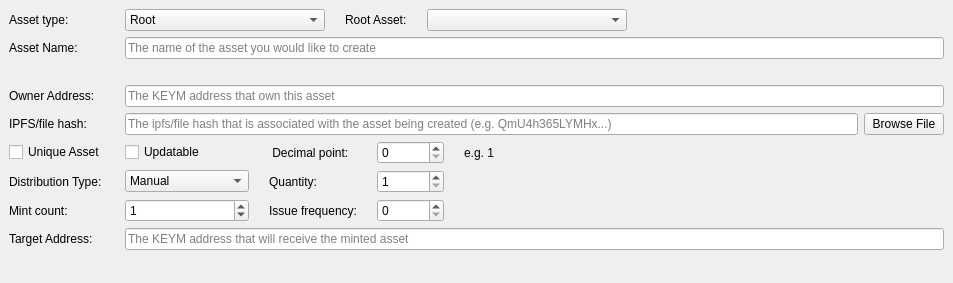
     <widget class="QWidget" name="scrollAreaWidgetContents">
      <property name="geometry">
       <rect>
        <x>0</x>
        <y>0</y>
        <width>953</width>
        <height>283</height>
       </rect>
      </property>
      <layout class="QVBoxLayout" name="verticalLayout_7" stretch="0,1">
       <property name="leftMargin">
        <number>0</number>
       </property>
       <property name="topMargin">
        <number>0</number>
       </property>
       <property name="rightMargin">
        <number>0</number>
       </property>
       <property name="bottomMargin">
        <number>0</number>
       </property>
       <item>
        <widget class="QFrame" name="frameAssetData">
         <property name="enabled">
          <bool>true</bool>
         </property>
         <property name="sizePolicy">
          <sizepolicy hsizetype="Expanding" vsizetype="Expanding">
           <horstretch>0</horstretch>
           <verstretch>0</verstretch>
          </sizepolicy>
         </property>
         <property name="frameShape">
          <enum>QFrame::NoFrame</enum>
         </property>
         <layout class="QGridLayout" name="gridLayout_2">
          <item row="15" column="0">
           <widget class="QLabel" name="targetLabel">
            <property name="toolTip">
             <string>&lt;html&gt;&lt;head/&gt;&lt;body&gt;&lt;p&gt;The KEYM address that will receive the minted asset&lt;/p&gt;&lt;/body&gt;&lt;/html&gt;</string>
            </property>
            <property name="text">
             <string>Target Address:</string>
            </property>
           </widget>
          </item>
          <item row="4" column="0">
           <widget class="QLabel" name="addressLabel">
            <property name="toolTip">
             <string>&lt;html&gt;&lt;head/&gt;&lt;body&gt;&lt;p&gt;KEYM address that will own this asset&lt;/p&gt;&lt;/body&gt;&lt;/html&gt;</string>
            </property>
            <property name="text">
             <string>Owner Address:</string>
            </property>
           </widget>
          </item>
          <item row="15" column="2">
           <layout class="QHBoxLayout" name="horizontalLayout_13">
            <item>
             <widget class="QValidatedLineEdit" name="targetaddressText">
              <property name="toolTip">
               <string>&lt;html&gt;&lt;head/&gt;&lt;body&gt;&lt;p&gt;The KEYM address that will receive the minted asset&lt;/p&gt;&lt;/body&gt;&lt;/html&gt;</string>
              </property>
              <property name="placeholderText">
               <string>The KEYM address that will receive the minted asset</string>
              </property>
             </widget>
            </item>
           </layout>
          </item>
          <item row="7" column="0">
           <widget class="QLabel" name="ipfsLabel">
            <property name="toolTip">
             <string>&lt;html&gt;&lt;head/&gt;&lt;body&gt;&lt;p&gt;[Optional] The ipfs/file hash that contains information about the asset&lt;/p&gt;&lt;/body&gt;&lt;/html&gt;</string>
            </property>
            <property name="text">
             <string>IPFS/file hash:</string>
            </property>
           </widget>
          </item>
          <item row="7" column="2">
           <layout class="QHBoxLayout" name="horizontalLayout_6">
            <item>
             <widget class="QValidatedLineEdit" name="ipfsText">
              <property name="toolTip">
               <string>&lt;html&gt;&lt;head/&gt;&lt;body&gt;&lt;p&gt;[Optional] The ipfs/file hash that contains information about the asset&lt;/p&gt;&lt;/body&gt;&lt;/html&gt;</string>
              </property>
              <property name="maxLength">
               <number>128</number>
              </property>
              <property name="placeholderText">
               <string>The ipfs/file hash that is associated with the asset being created (e.g. QmU4h365LYMHx...)</string>
              </property>
             </widget>
            </item>
            <item>
             <widget class="QPushButton" name="openIpfsButton">
              <property name="text">
               <string>Browse File</string>
              </property>
             </widget>
            </item>
           </layout>
          </item>
          <item row="1" column="2">
           <layout class="QHBoxLayout" name="horizontalLayout">
            <item>
             <widget class="QValidatedLineEdit" name="assetnameText">
              <property name="toolTip">
               <string>&lt;html&gt;&lt;head/&gt;&lt;body&gt;&lt;p&gt;a-z A-Z 0-9 and space&lt;/p&gt;&lt;/body&gt;&lt;/html&gt;</string>
              </property>
              <property name="maxLength">
               <number>128</number>
              </property>
              <property name="placeholderText">
               <string>The name of the asset you would like to create</string>
              </property>
             </widget>
            </item>
           </layout>
          </item>
          <item row="4" column="2">
           <layout class="QHBoxLayout" name="horizontalLayout_10">
            <item>
             <widget class="QValidatedLineEdit" name="owneraddressText">
              <property name="toolTip">
               <string>&lt;html&gt;&lt;head/&gt;&lt;body&gt;&lt;p&gt;KEYM address that will own this asset&lt;/p&gt;&lt;/body&gt;&lt;/html&gt;</string>
              </property>
              <property name="text">
               <string/>
              </property>
              <property name="placeholderText">
               <string>The KEYM address that own this asset</string>
              </property>
             </widget>
            </item>
           </layout>
          </item>
          <item row="1" column="0">
           <widget class="QLabel" name="assetNameLabel">
            <property name="text">
             <string>Asset Name:</string>
            </property>
           </widget>
          </item>
          <item row="11" column="0">
           <layout class="QGridLayout" name="gridLayout_3">
            <item row="1" column="0">
             <layout class="QHBoxLayout" name="horizontalLayout_2">
              <item>
               <widget class="QCheckBox" name="uniqueBox">
                <property name="toolTip">
                 <string>&lt;html&gt;&lt;head/&gt;&lt;body&gt;&lt;p&gt;Make this asset unique also known as NFT&lt;/p&gt;&lt;/body&gt;&lt;/html&gt;</string>
                </property>
                <property name="text">
                 <string>Unique Asset</string>
                </property>
               </widget>
              </item>
              <item>
               <widget class="QLabel" name="label">
                <property name="text">
                 <string/>
                </property>
               </widget>
              </item>
             </layout>
            </item>
            <item row="2" column="0">
             <widget class="QLabel" name="typeLabel">
              <property name="text">
               <string>Distribution Type:</string>
              </property>
              <property name="margin">
               <number>0</number>
              </property>
             </widget>
            </item>
            <item row="3" column="0">
             <widget class="QLabel" name="mintLabel">
              <property name="text">
               <string>Mint count:</string>
              </property>
             </widget>
            </item>
           </layout>
          </item>
          <item row="11" column="2">
           <layout class="QGridLayout" name="gridLayout">
            <property name="rightMargin">
             <number>0</number>
            </property>
            <property name="horizontalSpacing">
             <number>20</number>
            </property>
            <item row="1" column="2">
             <widget class="QDoubleSpinBox" name="quantitySpinBox">
              <property name="toolTip">
               <string>The number of assets that will be created</string>
              </property>
              <property name="decimals">
               <number>0</number>
              </property>
              <property name="minimum">
               <double>1.000000000000000</double>
              </property>
              <property name="maximum">
               <double>21000000000.000000000000000</double>
              </property>
              <property name="value">
               <double>1.000000000000000</double>
              </property>
             </widget>
            </item>
            <item row="0" column="0">
             <widget class="QCheckBox" name="updatableBox">
              <property name="toolTip">
               <string>&lt;html&gt;&lt;head/&gt;&lt;body&gt;&lt;p&gt;If the owner of this asset will be able to update the asset in the future&lt;/p&gt;&lt;/body&gt;&lt;/html&gt;</string>
              </property>
              <property name="text">
               <string>Updatable</string>
              </property>
             </widget>
            </item>
            <item row="1" column="1">
             <widget class="QLabel" name="quantityLabel">
              <property name="text">
               <string>Quantity:</string>
              </property>
             </widget>
            </item>
            <item row="0" column="1">
             <widget class="QLabel" name="unitsLabel">
              <property name="text">
               <string> Decimal point:</string>
              </property>
             </widget>
            </item>
            <item row="0" column="2">
             <widget class="QSpinBox" name="unitBox">
              <property name="toolTip">
               <string>How divisble the assets will be (e.g. 8 = 1.00000000, 2 = 1.00)</string>
              </property>
              <property name="maximum">
               <number>8</number>
              </property>
             </widget>
            </item>
            <item row="0" column="3">
             <widget class="QLabel" name="unitExampleLabel">
              <property name="text">
               <string>e.g. 1</string>
              </property>
             </widget>
            </item>
            <item row="1" column="0">
             <widget class="QComboBox" name="distributionBox">
              <item>
               <property name="text">
                <string>Manual</string>
               </property>
              </item>
              <item>
               <property name="text">
                <string>Coinbase</string>
               </property>
              </item>
              <item>
               <property name="text">
                <string>schedule</string>
               </property>
              </item>
              <item>
               <property name="text">
                <string>Addresss</string>
               </property>
              </item>
             </widget>
            </item>
            <item row="1" column="3">
             <spacer name="horizontalSpacer_2">
              <property name="orientation">
               <enum>Qt::Horizontal</enum>
              </property>
              <property name="sizeHint" stdset="0">
               <size>
                <width>40</width>
                <height>20</height>
               </size>
              </property>
             </spacer>
            </item>
            <item row="2" column="0">
             <widget class="QSpinBox" name="maxmintSpinBox">
              <property name="minimumSize">
               <size>
                <width>124</width>
                <height>0</height>
               </size>
              </property>
              <property name="toolTip">
               <string>&lt;html&gt;&lt;head/&gt;&lt;body&gt;&lt;p&gt;Number of times this asset can be minted&lt;/p&gt;&lt;/body&gt;&lt;/html&gt;</string>
              </property>
              <property name="maximum">
               <number>65535</number>
              </property>
              <property name="value">
               <number>1</number>
              </property>
             </widget>
            </item>
            <item row="2" column="1">
             <widget class="QLabel" name="IssueFrequencyLabel">
              <property name="text">
               <string>Issue frequency:</string>
              </property>
             </widget>
            </item>
            <item row="2" column="2">
             <widget class="QSpinBox" name="IssueFrequencyBox">
              <property name="toolTip">
               <string>&lt;html&gt;&lt;head/&gt;&lt;body&gt;&lt;p&gt;The frequency that this asset will be minted&lt;/p&gt;&lt;/body&gt;&lt;/html&gt;</string>
              </property>
             </widget>
            </item>
           </layout>
          </item>
          <item row="0" column="0">
           <widget class="QLabel" name="AssetTypeLabel">
            <property name="text">
             <string>Asset type:</string>
            </property>
           </widget>
          </item>
          <item row="0" column="2">
           <layout class="QHBoxLayout" name="horizontalLayout_3">
            <item>
             <layout class="QGridLayout" name="gridLayout_4">
              <property name="horizontalSpacing">
               <number>20</number>
              </property>
              <property name="verticalSpacing">
               <number>6</number>
              </property>
              <item row="0" column="0">
               <widget class="QComboBox" name="AssetTypeBox">
                <property name="minimumSize">
                 <size>
                  <width>200</width>
                  <height>0</height>
                 </size>
                </property>
                <item>
                 <property name="text">
                  <string>Root</string>
                 </property>
                </item>
                <item>
                 <property name="text">
                  <string>Sub</string>
                 </property>
                </item>
               </widget>
              </item>
              <item row="0" column="2">
               <widget class="QComboBox" name="RootAssetBox">
                <property name="minimumSize">
                 <size>
                  <width>200</width>
                  <height>0</height>
                 </size>
                </property>
               </widget>
              </item>
              <item row="0" column="1">
               <widget class="QLabel" name="RootAssetLabel">
                <property name="enabled">
                 <bool>true</bool>
                </property>
                <property name="text">
                 <string>Root Asset:</string>
                </property>
               </widget>
              </item>
              <item row="0" column="3">
               <spacer name="horizontalSpacer">
                <property name="orientation">
                 <enum>Qt::Horizontal</enum>
                </property>
                <property name="sizeHint" stdset="0">
                 <size>
                  <width>40</width>
                  <height>20</height>
                 </size>
                </property>
               </spacer>
              </item>
             </layout>
            </item>
           </layout>
          </item>
          <item row="3" column="2">
           <widget class="QLabel" name="assetNameValidation">
            <property name="text">
             <string></string>
            </property>
           </widget>
          </item>
         </layout>
        </widget>
       </item>
       <item>
        <spacer name="verticalSpacer">
         <property name="orientation">
          <enum>Qt::Vertical</enum>
         </property>
         <property name="sizeHint" stdset="0">
          <size>
           <width>338</width>
           <height>40</height>
          </size>
         </property>
        </spacer>
       </item>
      </layout>
     </widget>
